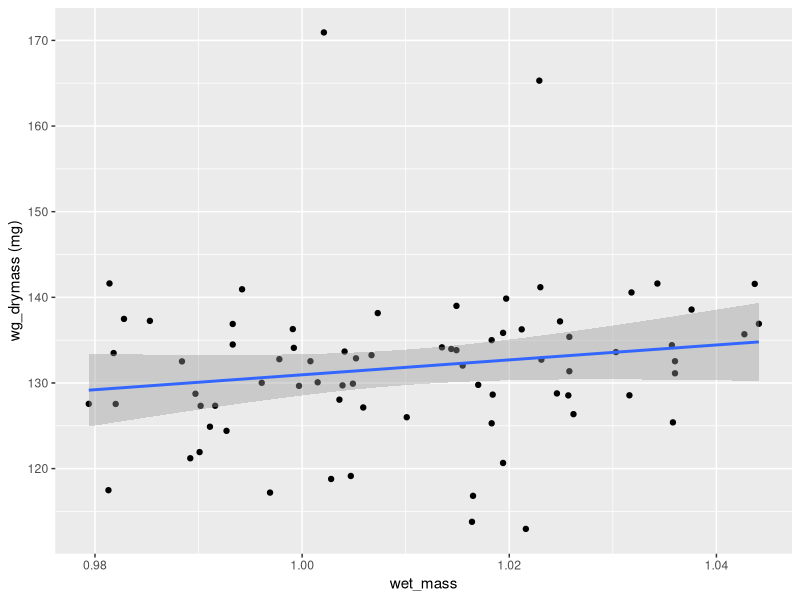
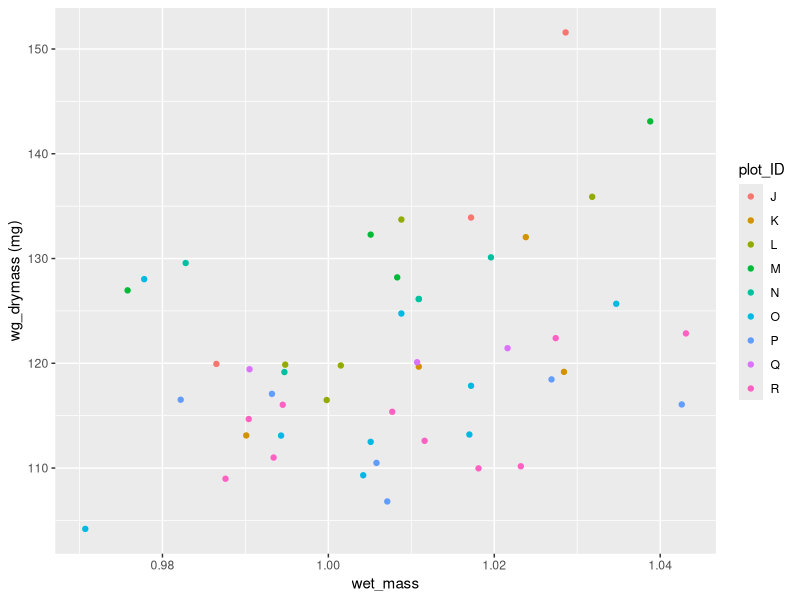
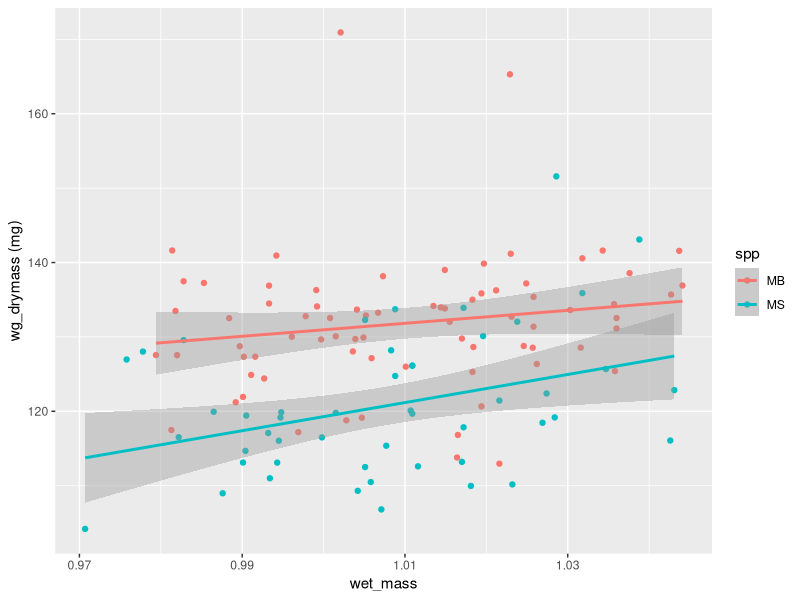
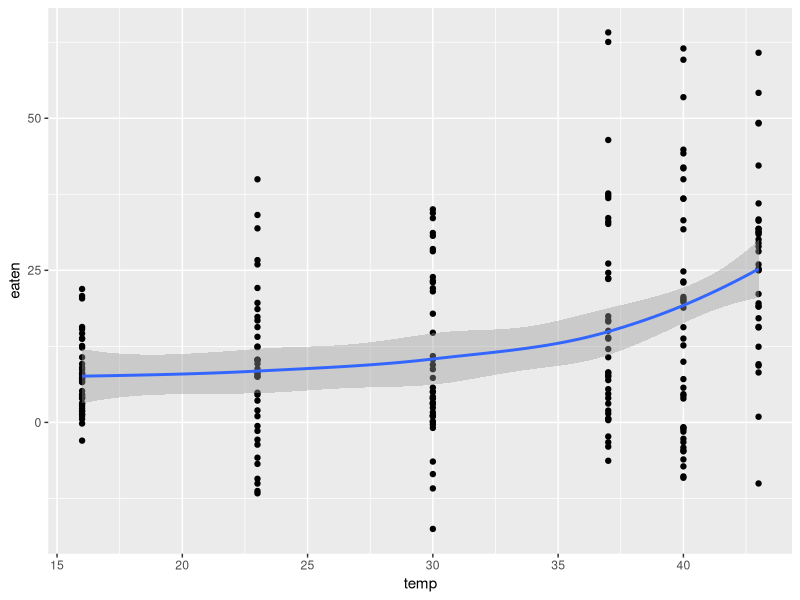
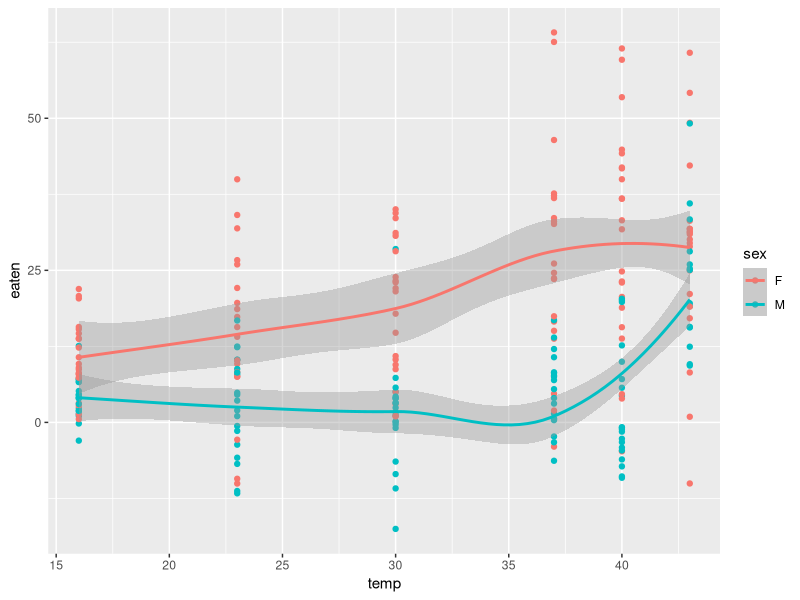
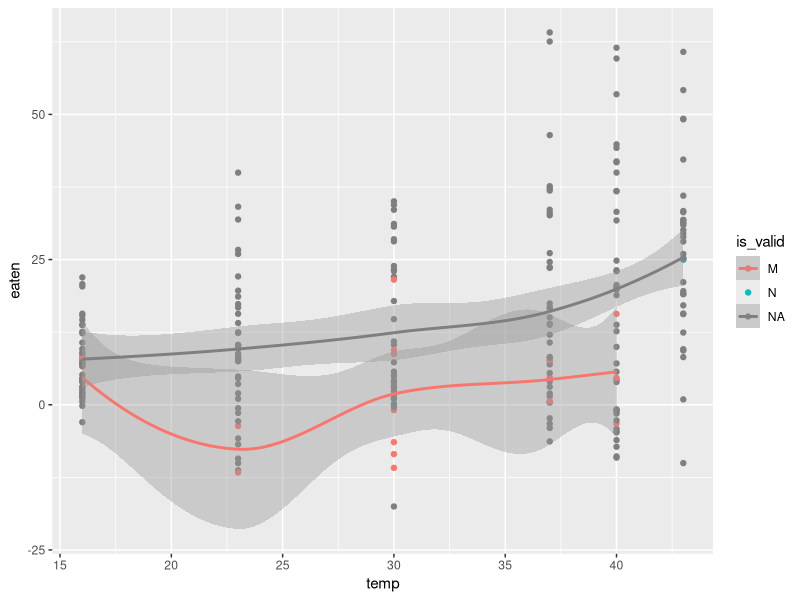
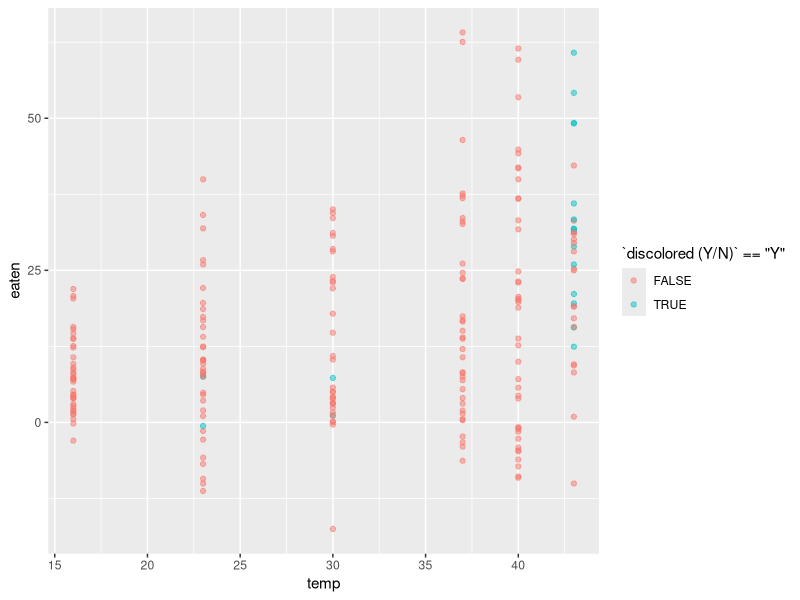
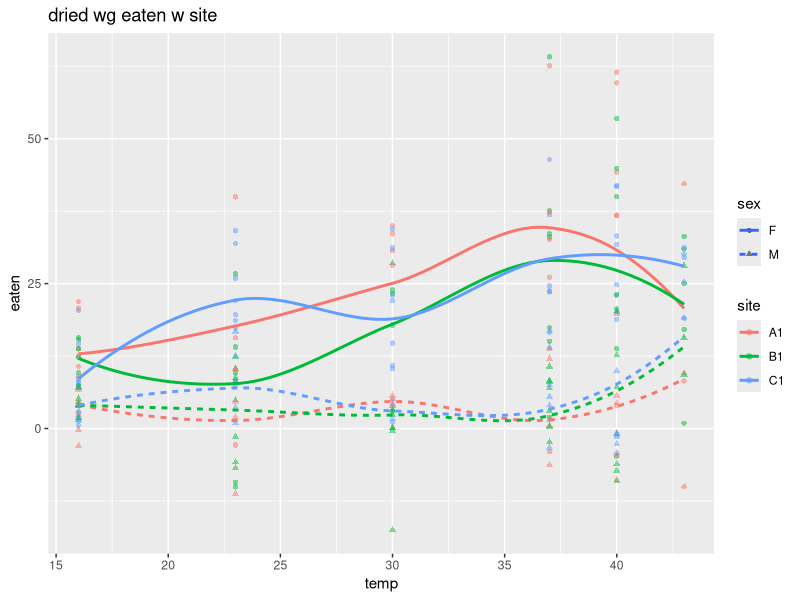

Generate these figures, in order, with R: (Note: this script raises an error after producing the figures.)
library(tidyverse)
library(lme4)


dry <- read_csv("TPC/DigestionDryMasses_rough.csv")
wet <- read_csv("TPC/MB_WetMasses_rough.csv")
trial <- read_csv("TPC/MB_AllSites_rough.csv")
hoppers <- read_csv("TPC/MB_Individual_data_rough.csv")

#merge hopper data with their trials
trial_more <- merge(trial, hoppers, by="full_ID")

#merge wet and dry info
wg <- merge(wet, dry, by.x="wg_ID", by.y="sample_num")

#Wet-to-dry control (first just MB)
w2dctrl <- wg %>% filter(startsWith(wg_ID, "WG_"))
w2dctrl$wet_mass <- as.numeric(w2dctrl$wet_mass)
w2dctrl$`wg_drymass (mg)` <- as.numeric(w2dctrl$`wg_drymass (mg)`)

ggplot(w2dctrl, aes(x=wet_mass, y=`wg_drymass (mg)`)) + geom_point() + geom_smooth(method="lm") 

mod<- lm(`wg_drymass (mg)`~ wet_mass + plot_ID, w2dctrl)
summary(mod)

#reading in wet masses for MS (to use the controls)
wet2 <- read_csv("TPC/MS_WetMasses_rough.csv")

wg2 <- merge(wet2, dry, by.x="wg_ID", by.y="sample_num")

w2dctrl2 <- wg2 %>% filter(startsWith(wg_ID, "WG_"))

w2dctrl2$wet_mass <- as.numeric(w2dctrl2$wet_mass)
w2dctrl2$`wg_drymass (mg)` <- as.numeric(w2dctrl2$`wg_drymass (mg)`)

ggplot(w2dctrl2, aes(x=wet_mass, y=`wg_drymass (mg)`, color=plot_ID)) + geom_point() #+ geom_smooth(method=lm) 

mod<- lm(`wg_drymass (mg)`~ wet_mass + plot_ID, w2dctrl2)
summary(mod)

#gets a lot better R2 with plot ID (i.e. which container of wheat grass it came from) 
#it's sort of ordered and sort of not (because I went through the containers one by one)
#could include the (alphabetical) order of plots, 
#could also for each sample have time since purchase 
#could also look at order of samples within plots (started cutting at the edges)
#Another question -- for the best predictions of dry mass does it make sense to have a bunch of different models?
#i.e. one for each plot ID


#let's combine both
w2dctrl <- w2dctrl %>% dplyr::select(wg_ID, wet_mass, `wg_drymass (mg)`, plot_ID)
w2dctrl2 <- w2dctrl2 %>% dplyr::select(wg_ID, wet_mass, `wg_drymass (mg)`, plot_ID)

#spp is just a placeholder for time when I did this (July vs August)... 
#maybe the wheatgrass selection at the grocery store differed at these two times  
w2dctrl$spp <- "MB"
w2dctrl2$spp <- "MS"
w2d <- rbind(w2dctrl,w2dctrl2)

ggplot(w2d, aes(x=wet_mass, y=`wg_drymass (mg)`, color=spp)) + geom_point() + geom_smooth(method=lm) 


mod<- lm(`wg_drymass (mg)`~ wet_mass + plot_ID, w2d) #could look into nesting in spp... didn't seem to have an effect
summary(mod)

#is best treatment a lme with nested random effect?

#for now let's see what the size of "predict" range is

CL=.95

#these are quite wide predictions :(
predictions <- predict(mod, data.frame(wg %>% dplyr::select(wet_mass, plot_ID)), 
                      interval = "prediction", level = CL)


#add predicted dry masses
wgnpred <- cbind(wg, predictions)

#calculated range of dry mass eaten (using full CI range of predicted dry mass)
tpcmb <- wgnpred %>% mutate(eaten=fit-as.numeric(`wg_drymass (mg)`), eaten_l=lwr-as.numeric(`wg_drymass (mg)`), eaten_h=upr-as.numeric(`wg_drymass (mg)`)) #need to connect to temps

#merge with the trials (now we have temperatures)
mrg <- merge(trial_more, tpcmb, by.x="wg", by.y="wg_ID")

#if not "Y" for discolored then that means it was not discolored
mrg$`discolored (Y/N)`[is.na(mrg$`discolored (Y/N)`)] <- 'N'

#all sexes
ggplot(mrg, aes(x=temp, y=eaten)) + geom_point() + geom_smooth() 

#by sex
ggplot(mrg, aes(x=temp, y=eaten, color=sex)) + geom_point() + geom_smooth() 

#if is_valid is N(o) or M(aybe), then that means the hopper died either during or after the trial
ggplot(mrg, aes(x=temp, y=eaten, color=is_valid)) + geom_point() + geom_smooth() 

#see whether discoloration had an effect... seems like at least sometimes (see 43)
ggplot(mrg %>% filter(is.na(is_valid)), aes(x=temp, y=eaten, color=`discolored (Y/N)`=="Y")) + geom_point(alpha=.5) #+ geom_smooth() 

#removing discolored and invalid (due to hopper death) observations 
mrg2 <- mrg %>% filter(is.na(is_valid) & `discolored (Y/N)`=='N')
                       
#plot by sex and site
ggplot(mrg2, aes(x=temp, y=eaten, color=site, linetype=sex, shape=sex)) + geom_point(alpha=.5) + geom_smooth(se=FALSE) + ggtitle("dried wg eaten w site")

#plot by sex only
ggplot(mrg2, aes(x=temp, y=eaten, color=sex)) + geom_point(alpha=.5) + geom_smooth() + ggtitle("dried wg eaten")


#divided by hopper mass
ggplot(mrg2, aes(x=temp, y=eaten/mass, color=sex)) + geom_point() + geom_smooth() + ggtitle("mass eaten / hopper mass")


#now let's see about feces vs eaten

ggplot(mrg2, aes(x=eaten, y=as.numeric(`feces_drymass (mg)`), color=temp)) + geom_point() + ggtitle("feces mass scales with mass eaten(?)")

ggplot(mrg2, aes(x=temp, y=as.numeric((eaten-`feces_drymass (mg)`))/eaten)) + geom_point(alpha=.5) + geom_smooth() + ggtitle("feces/eaten with temp")

ggplot(mrg2, aes(x=temp, y=as.numeric(`feces_drymass (mg)`))) + geom_point(alpha=.5) + geom_smooth() + ggtitle("feces with temp")

ggplot(mrg2, aes(x=temp, y=as.numeric(`feces_drymass (mg)`), color=sex)) + geom_point(alpha=.5) + geom_smooth() + ggtitle("feces with temp by sex")

ggplot(mrg2, aes(x=temp, y=as.numeric(`feces_drymass (mg)`), color=site, linetype=sex, shape=sex)) + geom_point(alpha=.5) + geom_smooth(se=FALSE) + ggtitle("feces with temp by sex and site")



#working with mrg2 to plot upper and lower bounds -- kinda bleak
mrg2_range <- mrg2 %>% 
  pivot_longer(cols=c(eaten, eaten_l, eaten_h), names_to="CI", values_to="eaten_all")
  

ggplot(mrg2_range, aes(x=temp, y=eaten_all, color=CI, linetype=sex, shape=sex)) + geom_point(alpha=.5) + geom_smooth() + ggtitle("eaten with CI")




#seeing if lmer helps... not much difference it seems
mod_lme <- lmer(`wg_drymass (mg)` ~ wet_mass + (1|spp/plot_ID), w2d)
summary(mod_lme)

plot(mod_lme)

qqnorm(resid(mod_lme))
qqline(resid(mod_lme))  
#they fall off on the high end
wg$spp <- "MB"
p2 <- predict.merMod(mod_lme, data.frame(wg %>% select(wet_mass, spp, plot_ID)), 
        interval = "prediction", level = CL)

new_dat <- wg %>% dplyr::select(wet_mass, spp, plot_ID)

pred_ints <- predictInterval(mod_lme, 
                             newdata = new_dat, 
                             n.sims = 1000,
                             returnSims = TRUE, 
                             seed = 123, 
                             level = 0.95)

#similar fits and CIs for lmer

summar <- mrg2 %>% group_by(site, sex, temp) %>% summarize(n())


wetMS <- read_csv("TPC/MS_WetMasses_rough.csv")
trialMS <- read_csv("TPC/MS_AllSites_rough.csv")
hoppersMS <- read_csv("TPC/MS_Individual_data_rough.csv")